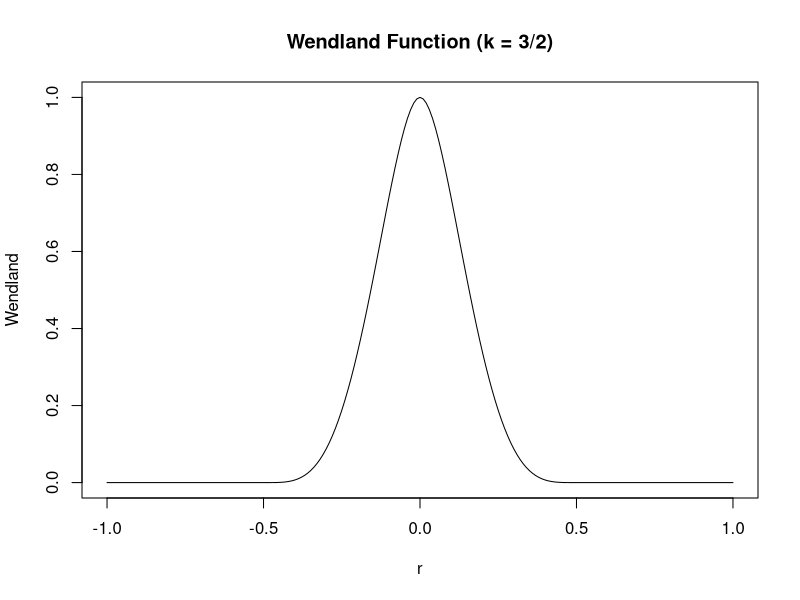
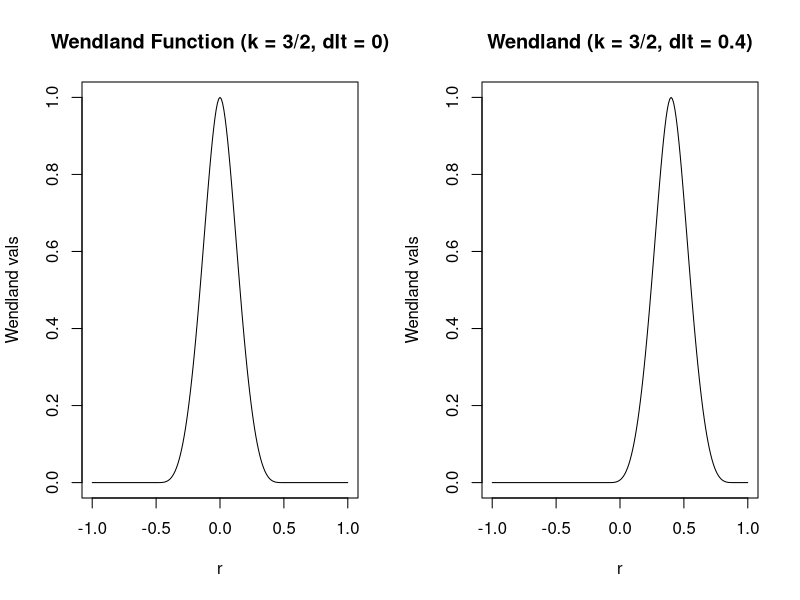

The R source for these figures, in order:
#========================
# 25, 30 Nov. 3 Dec. 2023
#========================

# Aim:
  # Understand Wendland function

# Arg:
  # r: displacement
  # R: support radius beyond which the Wendland value is exact 0


#--------
# setting
#--------

image.path <- "./Results/"



#--------------
# Basic version
#--------------

WendLd_32 <- function(r, R) {
  
  ifelse( abs(r) < R, (1 - abs(r)/R)^4 * (1 + 4*abs(r)/R), 0)
  
}


r <- seq(-1, 1, by = 0.01)
str(r)
R <- 0.5

WendL_vals <- WendLd_32(r = r, R = R)
str(WendL_vals) # num [1:21]



plot(r, WendL_vals, type = "l",
     xlab = "r", ylab = "Wendland",
     main = "Wendland Function (k = 3/2)")


#--------------------
# with skew parameter
#--------------------

WendLd_32_dlt <- function(r, R, dlt){
  
  ifelse(abs(r - dlt) < R, (1 - abs(r - dlt)/R)^4 * (1 + 4 * abs(r - dlt)/R), 0)
  
}


#------
# plot
#------

r <- seq(-1, 1, by = 0.01)
R <- 0.5

jpeg(paste0(image.path, "Wendland.jpeg"), 
     width = 8, height = 7, units = "in", res = 300)
par(mfrow = c(1, 2))

WendL_vals <- WendLd_32(r = r, R = R)
plot(r, WendL_vals, type = "l",
     xlab = "r", ylab = "Wendland vals",
     main = "Wendland Function (k = 3/2, dlt = 0)")

WendL_vals_dlt <- WendLd_32_dlt(r = r, R = R, dlt = 0.4)
plot(r, WendL_vals_dlt, type = "l", 
     xlab = "r", ylab = "Wendland vals",
     main = "Wendland (k = 3/2, dlt = 0.4)")

dev.off()


